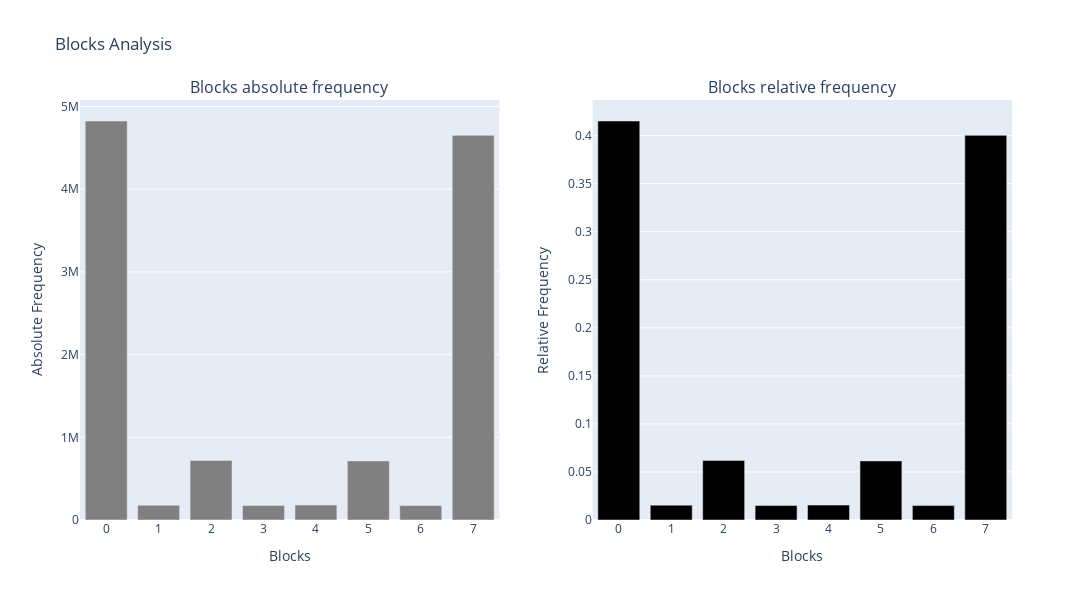

Write notebook code for a chart like this one.
### Markdown cell above
##### Block size 3

### Code cell
blocks_btc = blocks_size_3['BTCUSDT']
analyser = RandomnessAnalysis(blocks_df=blocks_btc, s=s)
frequencies_df = analyser.compute_blocks_frequencies()
plot_block_frequencies(frequencies_df)

### Figure 1 — Plotly figure (JSON) as saved in the notebook; plotly's stock layout.template omitted (floating-point values rounded to 4 significant figures)
{"data": [{"marker": {"color": "gray"}, "name": "Blocks absolute frequency", "type": "bar", "x": ["0", "1", "2", "3", "4", "5", "6", "7"], "xaxis": "x", "y": [4825020, 179450, 720535, 174893, 180392, 714628, 174303, 4651318], "yaxis": "y"}, {"marker": {"color": "black"}, "name": "Blocks relative frequency", "type": "bar", "x": ["0", "1", "2", "3", "4", "5", "6", "7"], "xaxis": "x2", "y": [0.4152, 0.01544, 0.06201, 0.01505, 0.01552, 0.0615, 0.015, 0.4003], "yaxis": "y2"}], "layout": {"annotations": [{"font": {"size": 16}, "showarrow": false, "text": "Blocks absolute frequency", "x": 0.225, "xanchor": "center", "xref": "paper", "y": 1, "yanchor": "bottom", "yref": "paper"}, {"font": {"size": 16}, "showarrow": false, "text": "Blocks relative frequency", "x": 0.775, "xanchor": "center", "xref": "paper", "y": 1, "yanchor": "bottom", "yref": "paper"}], "height": 600, "showlegend": false, "title": {"text": "Blocks Analysis"}, "width": 1200, "xaxis": {"anchor": "y", "domain": [0, 0.45], "title": {"text": "Blocks"}}, "xaxis2": {"anchor": "y2", "domain": [0.55, 1], "title": {"text": "Blocks"}}, "yaxis": {"anchor": "x", "domain": [0, 1], "title": {"text": "Absolute Frequency"}}, "yaxis2": {"anchor": "x2", "domain": [0, 1], "title": {"text": "Relative Frequency"}}}}
